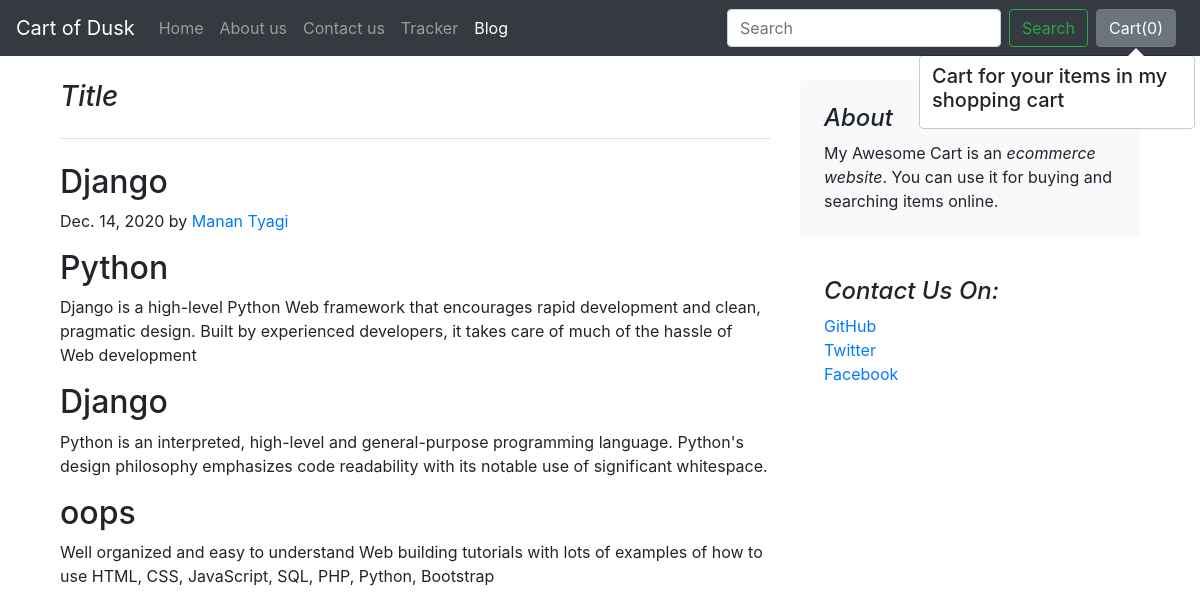
The app's page /blog/blogpost/2 with its own data.
### blog/models.py (models this page shows, shortened)
class Blogpost(models.Model):
    post_id = models.AutoField(primary_key= True)
    title = models.CharField(max_length=50)
    head0 = models.CharField(max_length=500, default="")
    chead0 = models.CharField(max_length=5000, default="")
    head1 = models.CharField(max_length=500, default="")
    chead1 = models.CharField(max_length=5000, default="")
    head2 = models.CharField(max_length=500, default="")
    chead2 = models.CharField(max_length=5000, default="")
    pub_date = models.DateField()
    thumbnail = models.ImageField(upload_to='shop/images', default="")

### blog/views.py (the view)
# urls.py: path('blogpost/<int:id>', views.blogpost,name="blogpost"),
def blogpost(request,id):
    post = Blogpost.objects.filter(post_id = id)[0]
    print(post.post_id)
    return render(request,'blog/blogpost.html',{'post':post})

### blog/templates/blog/blogpost.html (shortened to what this page needs)
{% extends "blog/base.html" %} {% block title %} BLog{% endblock title %} {% block bactive%} active {% endblock bactive %}{% block body %}
<div class="container">
    <div class="container">
        <div class="row mt-4">
            <div class="col-md-8 blog-main">
                <h3 class="pb-4 mb-4 font-italic border-bottom">
                    Title
                </h3>
                <div class="blog-post">
                    <h2 class="blog-post-title">{{post.title}}</h2>
                    <p class="blog-post-meta">{{post.pub_date}} by <a href="#"> Manan Tyagi</a></p>
                    <h2>{{post.head0}}</h2>
                    <p>{{post.chead0}}</p>
                    <h2>{{post.head1}}</h2>
                    <p>{{post.chead1}}</p>
                    <h2>{{post.head2}}</h2>
                    <p>{{post.chead2}}</p>
                </div>
            </div>
            <aside class="col-md-4 blog-sidebar">
                <div class="p-4 mb-3 bg-light rounded">
                    <h4 class="font-italic">About</h4>
                    <p class="mb-0">My Awesome Cart is an <em>ecommerce website</em>. You can use it for buying and searching items online. </p>
                </div>
                <div class="p-4">
                    <h4 class="font-italic">Contact Us On: </h4>
                    <ol class="list-unstyled">
                        <li><a href="#">GitHub</a></li>
                        <li><a href="#">Twitter</a></li>
                        <li><a href="#">Facebook</a></li>
                    </ol>
                </div>
            </aside>
        </div>
    </div>
</div>
{% endblock body %}

### records on screen
Blogpost: title "Django", pub_date "Dec. 14, 2020", head0 "Python", chead0 "Django is a high-level Python Web framework that encourages rapid development and clean, pragmatic design. Built by experienced developers, it takes care of much of the hassle of Web development", head1 "Django", chead1 "Python is an interpreted, high-level and general-purpose programming language. Python's design philosophy emphasizes code readability with its notable use of significant whitespace.", head2 "oops", chead2 "Well organized and easy to understand Web building tutorials with lots of examples of how to use HTML, CSS, JavaScript, SQL, PHP, Python, Bootstrap"
